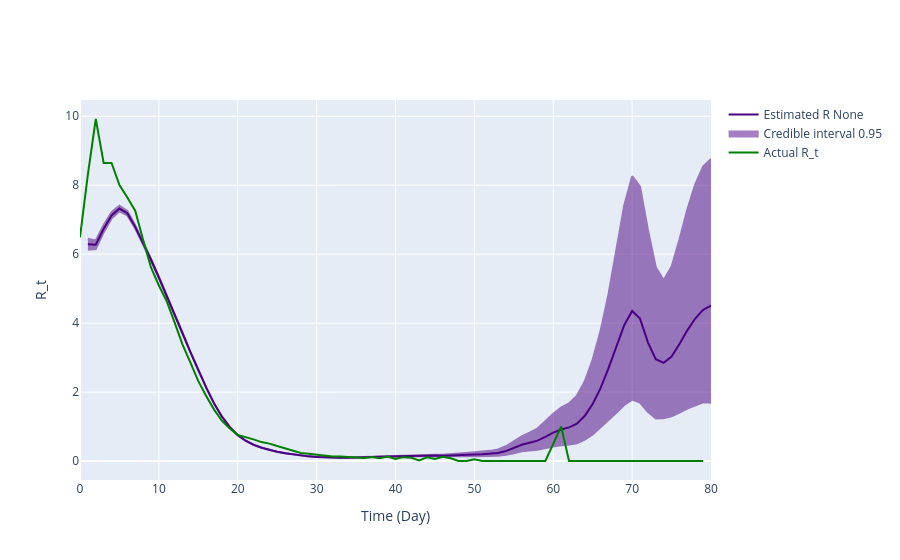

The code cell stored with this chart in its notebook:
### Code cell
# Use incidence data to predict R_t value
theta = incidences_true_r1
end_time_point = len(theta)
# Define variables needed for calculating R_t
tau = 0
R_t_start = tau+1
prior_a = 1
prior_b = 1/5

# Plot comparison between the true and predicted R_t
# Transform our incidence data into pandas dataframes
inc_data = pd.DataFrame(
    {
        'Time': np.arange(len(theta)-2),
        'Incidence Number': incidences_true_r1[2:len(theta)]
    }
)

inference = branchpro.BranchProPosterior(
    inc_data=inc_data,
    daily_serial_interval=generation_time,
    alpha=prior_a,
    beta=prior_b)

inference.run_inference(tau=tau)
intervals = inference.get_intervals(central_prob=.95)
intervals = process_inference_uncertainty(intervals, inference.inference_posterior, generation_time[1:], 80, 95)

offset = 3

intervals['True Rt'] = list(true_rt_r1[offset:len(intervals)+offset])
intervals.to_csv('single_plots/intervals_r1.csv')


fig = plot_rt_fig(intervals, true_rt_r1[offset:len(intervals)+offset], generation_time, end_time_point)
pio.write_image(fig.figure, 'single_plots/predicted_vs_true_rt_r1.png')
fig.show_figure()

### Figure 1 — Plotly figure (JSON) as saved in the notebook; plotly's stock layout.template omitted (floating-point values rounded to 4 significant figures; data arrays with more than 128 entries replaced by an {"elided": "..."} marker saying what was removed)
{"data": [{"line": {"color": "indigo"}, "mode": "lines", "name": "Estimated R None", "type": "scatter", "x": [1, 2, 3, 4, 5, 6, 7, 8, 9, 10, 11, 12, 13, 14, 15, 16, 17, 18, 19, 20, 21, 22, 23, 24, 25, 26, 27, 28, 29, 30, 31, 32, 33, 34, 35, 36, 37, 38, 39, 40, 41, 42, 43, 44, 45, 46, 47, 48, 49, 50, 51, 52, 53, 54, 55, 56, 57, 58, 59, 60, 61, 62, 63, 64, 65, 66, 67, 68, 69, 70, 71, 72, 73, 74, 75, 76, 77, 78, 79, 80], "y": [6.286, 6.272, 6.737, 7.123, 7.322, 7.187, 6.792, 6.329, 5.838, 5.324, 4.797, 4.259, 3.706, 3.157, 2.629, 2.127, 1.67, 1.285, 0.9799, 0.7511, 0.5877, 0.4714, 0.3854, 0.3195, 0.2674, 0.2242, 0.1877, 0.1577, 0.1344, 0.1177, 0.1064, 0.09993, 0.09709, 0.09679, 0.09858, 0.1036, 0.1128, 0.1233, 0.1312, 0.1383, 0.1465, 0.1544, 0.1593, 0.16, 0.1579, 0.1555, 0.159, 0.1727, 0.1842, 0.1898, 0.1986, 0.212, 0.2346, 0.2876, 0.3776, 0.4694, 0.5316, 0.5917, 0.7001, 0.8256, 0.9131, 0.9744, 1.081, 1.31, 1.656, 2.113, 2.686, 3.325, 3.941, 4.353, 4.131, 3.441, 2.954, 2.846, 3.032, 3.395, 3.79, 4.132, 4.382, 4.506]}, {"fill": "toself", "fillcolor": "indigo", "line": {"color": "indigo"}, "mode": "lines", "name": "Credible interval 0.95", "opacity": 0.5, "showlegend": true, "type": "scatter", "x": {"elided": "160 int values"}, "y": {"elided": "160 float values"}}, {"line": {"color": "green"}, "mode": "lines", "name": "Actual R_t", "type": "scatter", "x": [0, 1, 2, 3, 4, 5, 6, 7, 8, 9, 10, 11, 12, 13, 14, 15, 16, 17, 18, 19, 20, 21, 22, 23, 24, 25, 26, 27, 28, 29, 30, 31, 32, 33, 34, 35, 36, 37, 38, 39, 40, 41, 42, 43, 44, 45, 46, 47, 48, 49, 50, 51, 52, 53, 54, 55, 56, 57, 58, 59, 60, 61, 62, 63, 64, 65, 66, 67, 68, 69, 70, 71, 72, 73, 74, 75, 76, 77, 78, 79, 80, 81, 82, 83, 84, 85, 86, 87, 88, 89, 90], "y": [6.487, 8.313, 9.921, 8.645, 8.647, 8.004, 7.646, 7.26, 6.421, 5.615, 5.091, 4.63, 4.012, 3.375, 2.854, 2.315, 1.887, 1.491, 1.165, 0.9397, 0.7551, 0.696, 0.627, 0.5485, 0.5047, 0.4331, 0.3598, 0.2974, 0.2349, 0.2083, 0.1818, 0.1418, 0.1311, 0.1296, 0.121, 0.1027, 0.0902, 0.1179, 0.08353, 0.1293, 0.0559, 0.1117, 0.09615, 0.01802, 0.1087, 0.05797, 0.12, 0.07895, 0.0, 0.0, 0.05263, 0.0, 0.0, 0.0, 0.0, 0.0, 0.0, 0.0, 0.0, 0.0, 0.5, 1.0, 0.0, 0.0, 0.0, 0.0, 0.0, 0.0, 0.0, 0.0, 0.0, 0.0, 0.0, 0.0, 0.0, 0.0, 0.0, 0.0, 0.0, 0.0]}], "layout": {"hovermode": "x unified", "xaxis": {"title": {"text": "Time (Day)"}}, "yaxis": {"title": {"text": "R_t"}}}}
